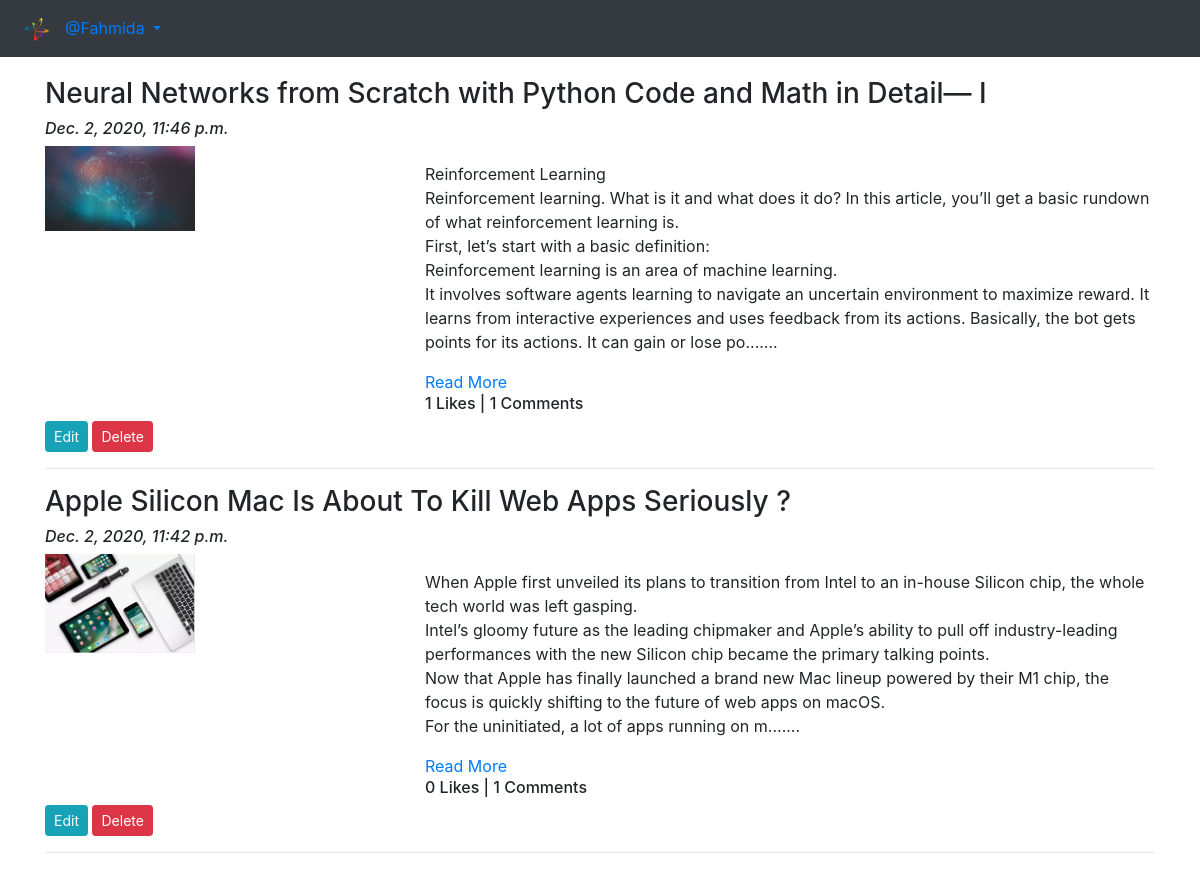
The page /blog/my-blogs/ (signed in) on the database its author committed.
### App_Blog/models.py (models this page shows, shortened)
class Blog(models.Model):
    author = models.ForeignKey(User, on_delete=models.CASCADE, related_name='post_author')
    blog_title = models.CharField(max_length=264, verbose_name="Put a Title")
    slug = models.SlugField(max_length=264, unique=True)
    blog_content = models.TextField(verbose_name="What is on your mind?")
    blog_image = models.ImageField(upload_to='blog_images', verbose_name="Image")
    publish_date = models.DateTimeField(auto_now_add=True)
    update_date = models.DateTimeField(auto_now=True)
    class Meta:
        ordering = ['-publish_date', ]

### App_Blog/views.py (the view)
# urls.py: path('my-blogs/', views.MyBlogs.as_view(), name='my_blogs'),
class MyBlogs(LoginRequiredMixin, TemplateView):
    template_name = 'App_Blog/my_blogs.html'

### App_Blog/templatetags/custom_filters.py (called while the page is built)
def range_filter(value):
    return value[0:500] + "......."

### templates/App_Blog/my_blogs.html (shortened to what this page needs)
{% extends 'base.html' %}
{% load custom_filters %}
{% block body_block %}
{% for blog in user.post_author.all %}
<h3>{{blog.blog_title}}</h3>
<h6><i>{{blog.publish_date}}</i></h6>
<div class="row">
  <div class="col-sm-4">
    <img src="/media/{{blog.blog_image}}" width="150px">
  </div>
  <div class="col-sm-8">
    <p>{{blog.blog_content|range_filter|linebreaks}}</p>
    <a href="{% url 'App_Blog:blog_details' slug=blog.slug %}">Read More</a>
    <h6>{{blog.liked_blog.count}} Likes | {{blog.blog_comment.count}} Comments</h6>
  </div>
</div>
<a href="{% url 'App_Blog:edit_blog' pk=blog.pk %}" class="btn btn-info btn-sm">Edit</a>
<a href="{% url 'App_Blog:delete_blog' pk=blog.pk %}" class="btn btn-danger btn-sm">Delete</a>
<hr>
{% endfor %}
{% endblock %}

### templates/base.html (shortened to what this page needs)
<!DOCTYPE html>
<html lang="en" dir="ltr">
<head>
  <link rel="stylesheet" href="https://maxcdn.bootstrapcdn.com/bootstrap/4.5.2/css/bootstrap.min.css">
  <link rel="stylesheet" href="https://cdnjs.cloudflare.com/ajax/libs/font-awesome/4.7.0/css/font-awesome.min.css">
</head>
<body>
  <nav class="navbar navbar-expand-sm bg-dark navbar-light_blue">
    <ul class="navbar-nav">
      <li class="nav-item active">
        <a class="nav-link" href="{% url 'index' %}"><img src="/media/logo.png" width="25px"></a>
      </li>
      {% if user.is_authenticated %}
      <div class="nav-item dropdown">
        <a class="nav-link dropdown-toggle" data-toggle="dropdown" href="#">
          @{{user.username}}
        </a>
      </div>
      {% endif %}
    </ul>
  </nav>
  <div class="container" style="padding-top:20px">
    {% block body_block %}
    {% endblock %}
  </div>
</body>
</html>

### rows shown on the page
Blog: blog_title "Neural Networks from Scratch with Python Code and Math in Detail— I", publish_date "Dec. 2, 2020, 11:46 p.m.", blog_image (picture), blog_content|range_filter "Reinforcement Learning Reinforcement learning. What is it and what does it do? In this article, you’ll get a basic rundown of what reinforcement learning is. First, let’s start with a basic definition: Reinforcement learning is an area of machine learning. It involves software agents learning to navigate an uncertain environment to maximize reward. It learns from interactive experiences and uses feedback from its actions. Basically, the bot gets points for its actions. It can gain or lose po.......", liked_blog.count "1", blog_comment.count "1"
Blog: blog_title "Apple Silicon Mac Is About To Kill Web Apps Seriously ?", publish_date "Dec. 2, 2020, 11:42 p.m.", blog_image (picture), blog_content|range_filter "When Apple first unveiled its plans to transition from Intel to an in-house Silicon chip, the whole tech world was left gasping. Intel’s gloomy future as the leading chipmaker and Apple’s ability to pull off industry-leading performances with the new Silicon chip became the primary talking points. Now that Apple has finally launched a brand new Mac lineup powered by their M1 chip, the focus is quickly shifting to the future of web apps on macOS. For the uninitiated, a lot of apps running on m.......", liked_blog.count "0", blog_comment.count "1"

### other values the page prints
{{ user.username }} "Fahmida"
